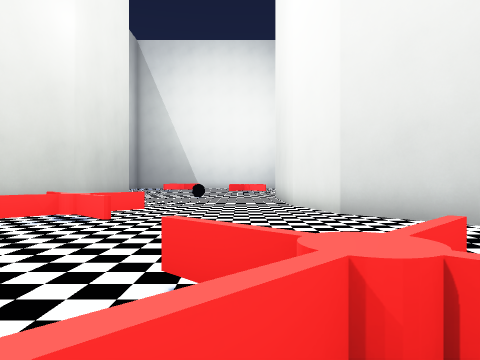
view 1 (above)

16 first-person views from a walk through a Godot game level. The camera is 1.3 m above the floor, looks level and sees 70° across. The floor is counted in squares, 2 m on a side. Each view is taken from the middle of a square. On the plan, view 1 faces up. The plan holds only what a view shows up to about 10 squares ahead; the rest is blank. Some surface patterns are stand-ins.

view 2
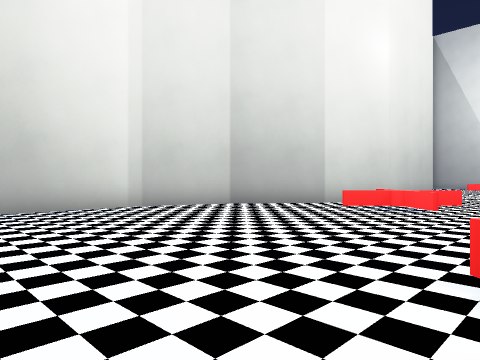

view 3
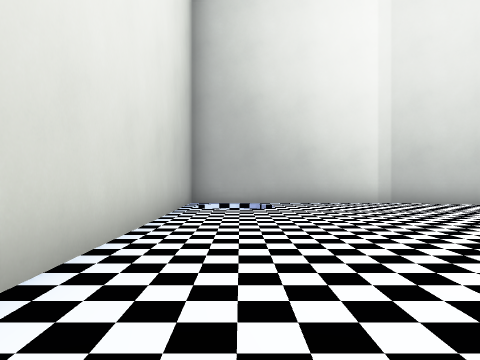

view 4
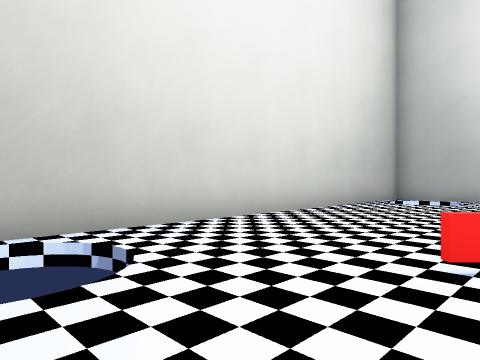

view 5
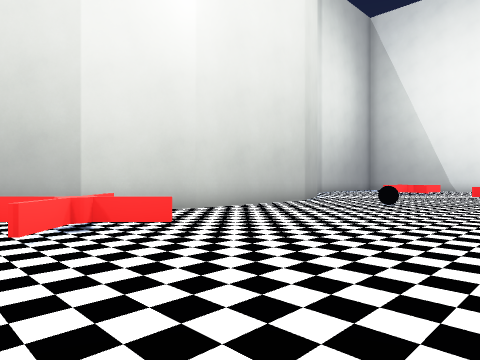

view 6
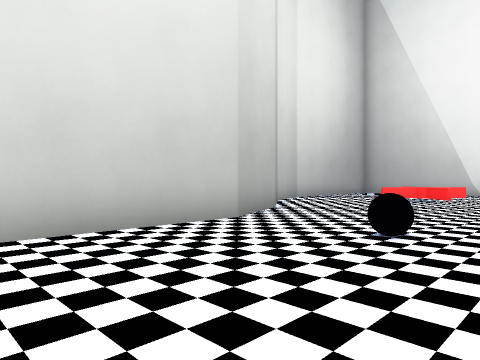

view 7
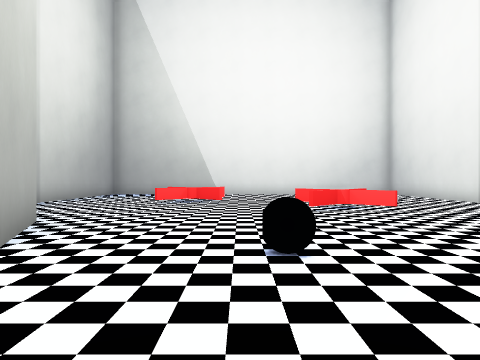

view 8
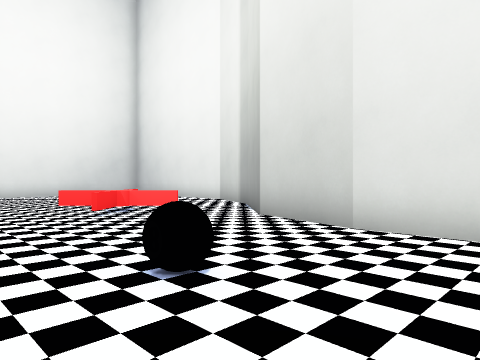

view 9
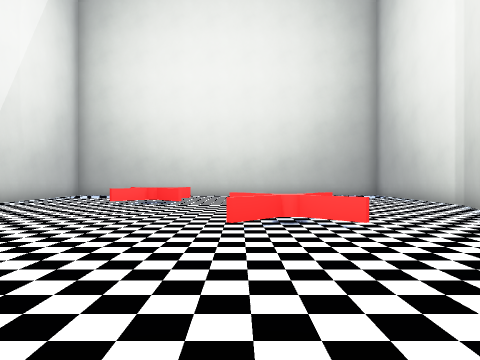

view 10
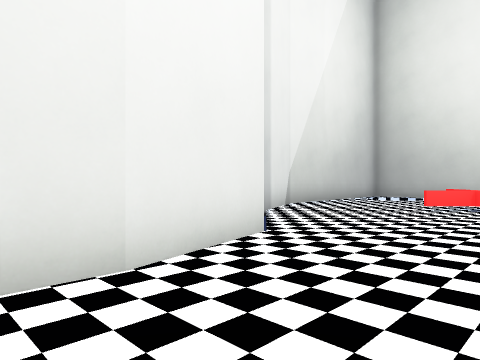

view 11
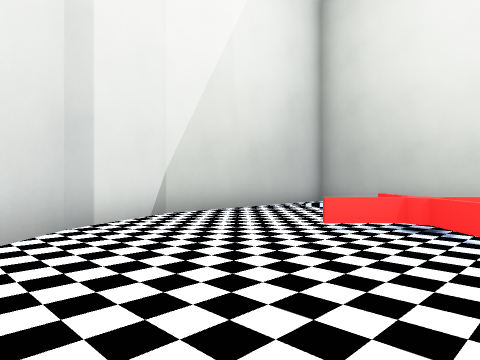

view 12
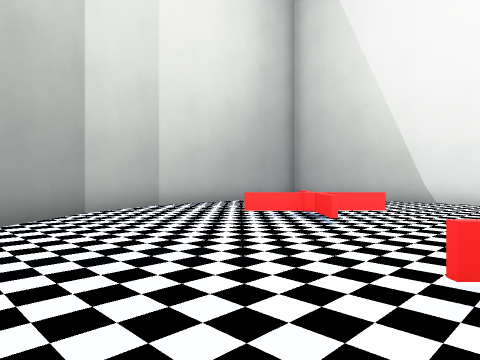

view 13
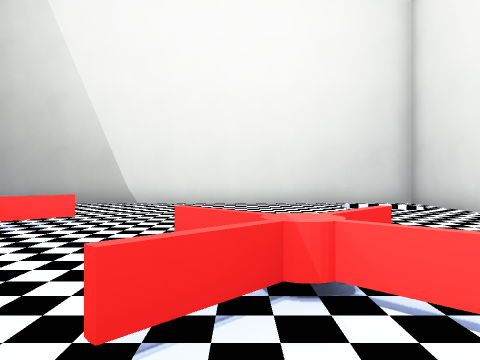

view 14
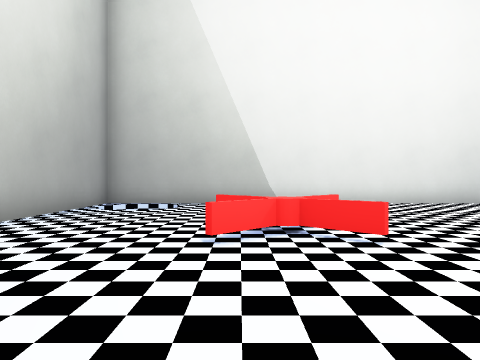

view 15
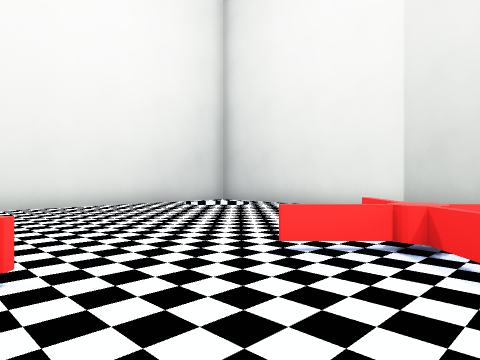

view 16
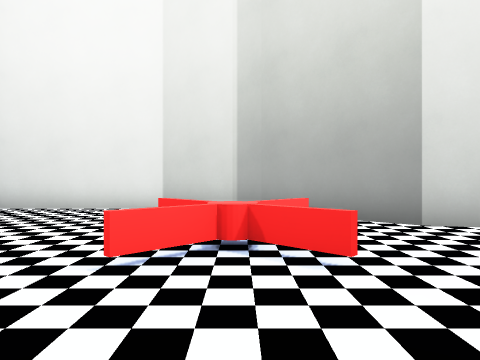

### Floor plan
Ten units are one square. View 1 is at (0, 0); x grows to the right and y downward. Boxes are objects, and circles mark ways between rooms. Rooms are numbered by the first view taken in them; rooms with no view inside come last. Other rooms are left out.
<svg viewBox="-82 -261 135 300">
<path fill="none" stroke="#000" d="M-69 -45 -77 -23 -77 34 37 34M-58 -59 -69 -44M-1 -8 4 -12 -5 -21M3 -10 -3 -4M-18 -47 -28 -57M-27 -56 -36 -47M14 -88 14 -99M14 -118 14 -133M13 -131 19 -154M-52 -67 -58 -59M39 -44 19 -66 13 -89M-69 -176 -52 -154 -43 -132 -43 -88 -52 -66M48 24 48 -22 38 -45M-18 -66 -27 -57 -17 -47M-37 -67 -28 -57 -18 -67M-38 -47 -31 -54M-6 -172 3 -181 -6 -189M13 -171 4 -180 -5 -171M-4 -22 5 -13 13 -22M14 -21 7 -14M7 -10 14 -3M-25 -194 -34 -203 -43 -193M40 -256 -70 -256M38 -175 48 -198 48 -249M19 -154 39 -176M-77 -249 -77 -198 -68 -176M-25 -212 -32 -205M-36 -205 -44 -213M14 -190 6 -182M5 -183 13 -191"/>
<rect x="-15" y="-135" width="10" height="10" fill="#bbb"><title>other object</title></rect>
<circle cx="-8" cy="-26" r="3" fill="#2a7"/>
<circle cx="-18" cy="-185" r="3" fill="#2a7"/>
<text x="-30" y="0">1</text>
<text x="-10" y="-100">2</text>
<text x="-10" y="-220">3</text>
</svg>
Room 1 opens to room 2. Room 2 opens to room 3.

Where each view was taken, in squares from view 1:
view 1: 0 up, 0 right, facing up
view 2: 2 down, 0 right, facing up-left
view 3: 2 down, 2 right, facing left
view 4: 1 up, 4 right, facing down-left
view 5: 4 up, 2 right, facing up-left
view 6: 9 up, 0 right, facing up-left
view 7: 10 up, 2 left, facing up
view 8: 11 up, 3 left, facing up-right
view 9: 11 up, 2 left, facing down
view 10: 10 up, 1 left, facing down-right
view 11: 6 up, 1 left, facing down-right
view 12: 15 up, 0 right, facing up-left
view 13: 16 up, 0 right, facing up
view 14: 16 up, 4 left, facing up
view 15: 17 up, 3 left, facing up-right
view 16: 18 up, 3 left, facing right
